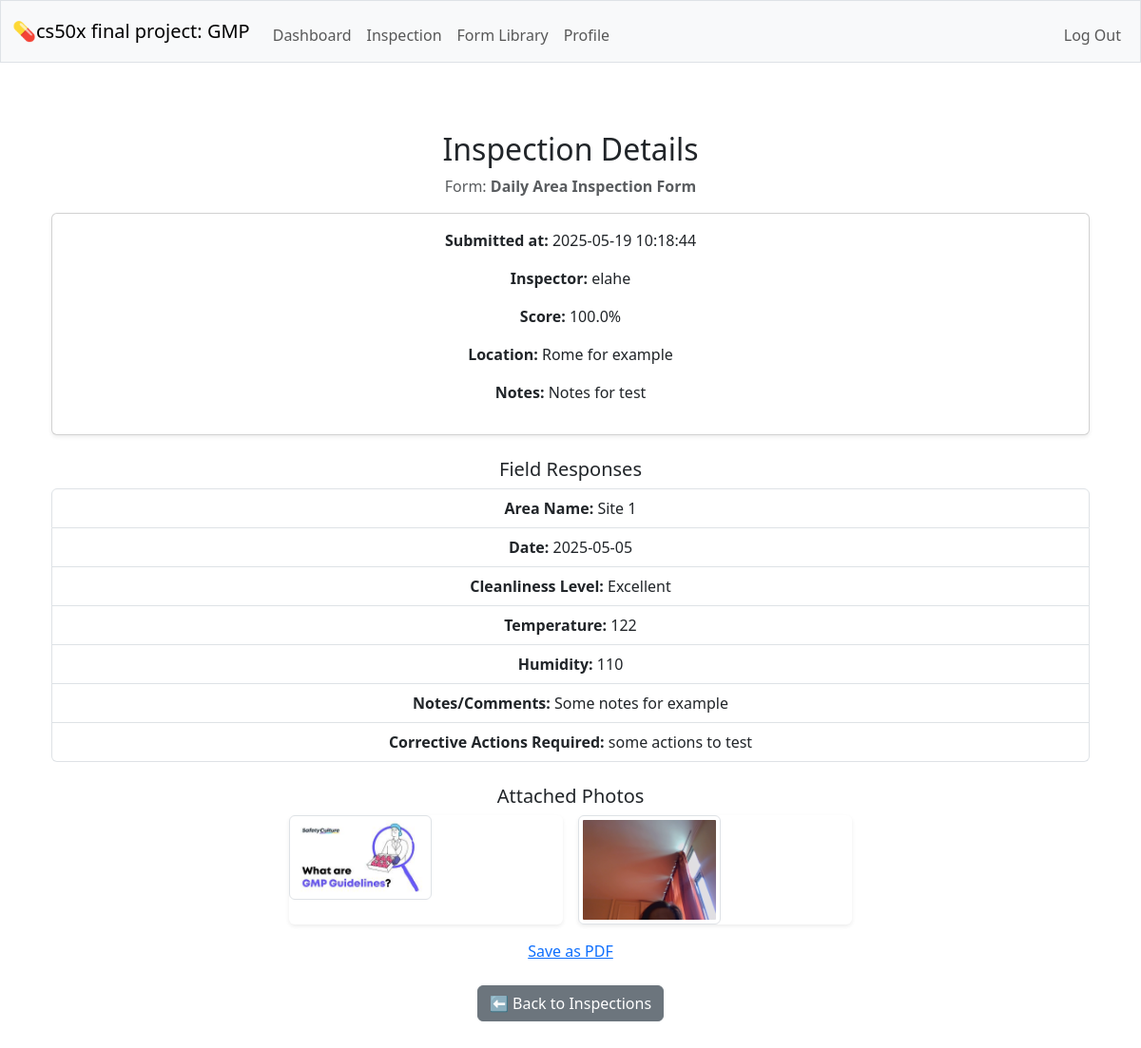
/inspection/8 (signed in), run on the app's committed database.
### tables this page shows
CREATE TABLE forms (id INTEGER PRIMARY KEY AUTOINCREMENT NOT NULL, name TEXT NOT NULL UNIQUE, description TEXT NOT NULL, created_by INTEGER NOT NULL, FOREIGN KEY (created_by) REFERENCES users(id) );

CREATE TABLE inspections (id INTEGER PRIMARY KEY AUTOINCREMENT NOT NULL, form_id INTEGER NOT NULL, inspector_id INTEGER NOT NULL, submitted_at DATETIME DEFAULT CURRENT_TIMESTAMP, location TEXT,  notes TEXT,  score REAL, FOREIGN KEY (form_id) REFERENCES forms(id), FOREIGN KEY (inspector_id) REFERENCES users(id)
);

CREATE TABLE users (id INTEGER PRIMARY KEY AUTOINCREMENT NOT NULL, username TEXT NOT NULL UNIQUE, hash TEXT NOT NULL, role TEXT NOT NULL DEFAULT 'inspector', created_at DATETIME DEFAULT CURRENT_TIMESTAMP);

CREATE TABLE inspection_fields (id INTEGER PRIMARY KEY AUTOINCREMENT NOT NULL, inspection_id INTEGER NOT NULL, field_id INTEGER NOT NULL, value TEXT, comment TEXT, FOREIGN KEY (inspection_id) REFERENCES inspections(id), FOREIGN KEY (field_id) REFERENCES form_fields(id), UNIQUE(inspection_id, field_id));

CREATE TABLE form_fields (id INTEGER PRIMARY KEY AUTOINCREMENT NOT NULL, form_id INTEGER NOT NULL, label TEXT NOT NULL, field_type TEXT NOT NULL,  options TEXT, required BOOLEAN NOT NULL DEFAULT 1, display_order INTEGER DEFAULT 0,  FOREIGN KEY (form_id) REFERENCES forms(id) );

CREATE TABLE inspection_images (id INTEGER PRIMARY KEY AUTOINCREMENT, inspection_id INTEGER NOT NULL, filename TEXT NOT NULL, uploaded_at TIMESTAMP DEFAULT CURRENT_TIMESTAMP, FOREIGN KEY (inspection_id) REFERENCES inspections(id));

### app.py (the view)
@app.route("/inspection/<int:inspection_id>")
@login_required
def inspection_preview(inspection_id):
    inspection = db.execute("""
        SELECT i.*, f.name AS form_name, u.username AS inspector_name
        FROM inspections i
        JOIN forms f ON i.form_id = f.id
        JOIN users u ON i.inspector_id = u.id
        WHERE i.id = ?
    """, inspection_id)
    if not inspection:
        flash("Inspection not found.", "danger")
        return redirect("/inspection_show")
    inspection = inspection[0]
    fields = db.execute("""
        SELECT ff.label, ff.field_type, ifs.value
        FROM inspection_fields ifs
        JOIN form_fields ff ON ifs.field_id = ff.id
        WHERE ifs.inspection_id = ?
        ORDER BY ff.display_order ASC
    """, inspection_id)
    images = db.execute("SELECT * FROM inspection_images WHERE inspection_id = ?", inspection_id)
    return render_template("inspection_preview.html", inspection=inspection, fields=fields, images=images)

### helpers.py (called while the page is built)
def login_required(f):
    @wraps(f)
    def decorated_function(*args, **kwargs):
        if session.get("user_id") is None:
            return redirect("/login")
        return f(*args, **kwargs)
    return decorated_function

### templates/inspection_preview.html (shortened to what this page needs)
{% extends "layout.html" %}
{% block main %}
<div class="container mt-4">
    <h2>Inspection Details</h2>
    <p class="text-muted">Form: <strong>{{ inspection.form_name }}</strong></p>
    <div class="card mb-3 shadow-sm">
        <div class="card-body">
            <p><strong>Submitted at:</strong> {{ inspection.submitted_at }}</p>
            <p><strong>Inspector:</strong> {{ inspection.inspector_name }}</p>
            <p><strong>Score:</strong> {{ inspection.score or 'N/A' }}%</p>
            <p><strong>Location:</strong> {{ inspection.location or 'N/A' }}</p>
            <p><strong>Notes:</strong> {{ inspection.notes or '—' }}</p>
        </div>
    </div>
    <h5 class="mt-4">Field Responses</h5>
    <ul class="list-group mb-4">
        {% for field in fields %}
            <li class="list-group-item">
                <strong>{{ field.label }}:</strong> {{ field.value or '—' }}
            </li>
        {% endfor %}
    </ul>
    {% if images %}
        <h5 class="mt-4 text-center">Attached Photos</h5>
        <div class="d-flex flex-wrap justify-content-center gap-3">
        {% for image in images %}
            <div class="card border-0 shadow-sm" style="width: 18rem;">
                <img src="{{ url_for('static', filename='inspection_photos/' ~ image.filename) }}" alt="Photo" width="150" class="img-thumbnail">
            </div>
        {% endfor %}
    </div>
    {% else %}
        <p class="text-muted text-center">No photos attached to this inspection.</p>
    {% endif %}
    <div style="text-align: center; margin-top: 1rem;">
        <a href="{{ url_for('choose_folder', inspection_id=inspection.id) }}">Save as PDF</a>
    </div>
    <div class="mt-4">
        <a href="/inspection_show" class="btn btn-secondary">⬅ Back to Inspections</a>
    </div>
</div>
{% endblock %}

### templates/layout.html (shortened to what this page needs)
<!DOCTYPE html>
<html lang="en">
    <head>
        <link href="https://cdn.jsdelivr.net/npm/bootstrap@5.3.3/dist/css/bootstrap.min.css" rel="stylesheet">
        <link href="/static/styles.css" rel="stylesheet">
    </head>
    <body>
        <nav class="bg-light border navbar navbar-expand-md navbar-light">
            <div class="container-fluid">
                <a class="navbar-brand" href="/">💊cs50x final project: GMP</a>
                <div class="collapse navbar-collapse" id="navbar">
                    {% if session["user_id"] %}
                        <ul class="navbar-nav me-auto mt-2">
                            <li class="nav-item"><a class="nav-link" href="/dashboard">Dashboard</a></li>
                            <li class="nav-item"><a class="nav-link" href="/inspection_show">Inspection</a></li>
                            <li class="nav-item"><a class="nav-link" href="/forms_show">Form Library</a></li>
                            <li class="nav-item"><a class="nav-link" href="/profile">Profile</a></li>
                        </ul>
                        <ul class="navbar-nav ms-auto mt-2">
                            <li class="nav-item"><a class="nav-link" href="/logout">Log Out</a></li>
                        </ul>
                    {% else %}
                        <ul class="navbar-nav ms-auto mt-2">
                            <li class="nav-item"><a class="nav-link" href="/register">Register</a></li>
                            <li class="nav-item"><a class="nav-link" href="/login">Log In</a></li>
                        </ul>
                    {% endif %}
                </div>
            </div>
        </nav>
        <main class="container py-5 text-center">
            {% block main %}{% endblock %}
        </main>
    </body>
</html>

### data on the page
forms: form_name "Daily Area Inspection Form"
inspections: submitted_at "2025-05-19 10:18:44", score "100.0", location "Rome for example", notes "Notes for test"
users: inspector_name "elahe"
inspection_fields: label "Area Name", value "Site 1"
inspection_fields: label "Date", value "2025-05-05"
inspection_fields: label "Cleanliness Level", value "Excellent"
inspection_fields: label "Temperature", value "122"
inspection_fields: label "Humidity", value "110"
inspection_fields: label "Notes/Comments", value "Some notes for example"
inspection_fields: label "Corrective Actions Required", value "some actions to test"
inspection_images: filename (picture)
inspection_images: filename (picture)
